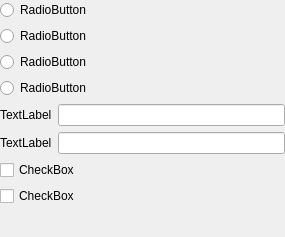
<?xml version="1.0" encoding="UTF-8"?>
<ui version="4.0">
 <class>Frame</class>
 <widget class="QFrame" name="Frame">
  <property name="geometry">
   <rect>
    <x>0</x>
    <y>0</y>
    <width>285</width>
    <height>237</height>
   </rect>
  </property>
  <property name="windowTitle">
   <string>Frame</string>
  </property>
  <property name="frameShape">
   <enum>QFrame::NoFrame</enum>
  </property>
  <property name="frameShadow">
   <enum>QFrame::Plain</enum>
  </property>
  <property name="lineWidth">
   <number>0</number>
  </property>
  <layout class="QFormLayout" name="formLayout">
   <property name="leftMargin">
    <number>0</number>
   </property>
   <property name="topMargin">
    <number>0</number>
   </property>
   <property name="rightMargin">
    <number>0</number>
   </property>
   <item row="0" column="0" colspan="2">
    <layout class="QVBoxLayout" name="verticalLayout">
     <item>
      <widget class="QRadioButton" name="radioButton">
       <property name="text">
        <string>RadioButton</string>
       </property>
      </widget>
     </item>
     <item>
      <widget class="QRadioButton" name="radioButton_2">
       <property name="text">
        <string>RadioButton</string>
       </property>
      </widget>
     </item>
     <item>
      <widget class="QRadioButton" name="radioButton_3">
       <property name="text">
        <string>RadioButton</string>
       </property>
      </widget>
     </item>
     <item>
      <widget class="QRadioButton" name="radioButton_4">
       <property name="text">
        <string>RadioButton</string>
       </property>
      </widget>
     </item>
    </layout>
   </item>
   <item row="1" column="0">
    <widget class="QLabel" name="label">
     <property name="text">
      <string>TextLabel</string>
     </property>
    </widget>
   </item>
   <item row="1" column="1">
    <widget class="QLineEdit" name="lineEdit"/>
   </item>
   <item row="2" column="0">
    <widget class="QLabel" name="label_2">
     <property name="text">
      <string>TextLabel</string>
     </property>
    </widget>
   </item>
   <item row="2" column="1">
    <widget class="QLineEdit" name="lineEdit_2"/>
   </item>
   <item row="3" column="0" colspan="2">
    <widget class="QCheckBox" name="checkBox">
     <property name="text">
      <string>CheckBox</string>
     </property>
    </widget>
   </item>
   <item row="4" column="0" colspan="2">
    <widget class="QCheckBox" name="checkBox_2">
     <property name="text">
      <string>CheckBox</string>
     </property>
    </widget>
   </item>
  </layout>
 </widget>
 <resources/>
 <connections/>
</ui>
